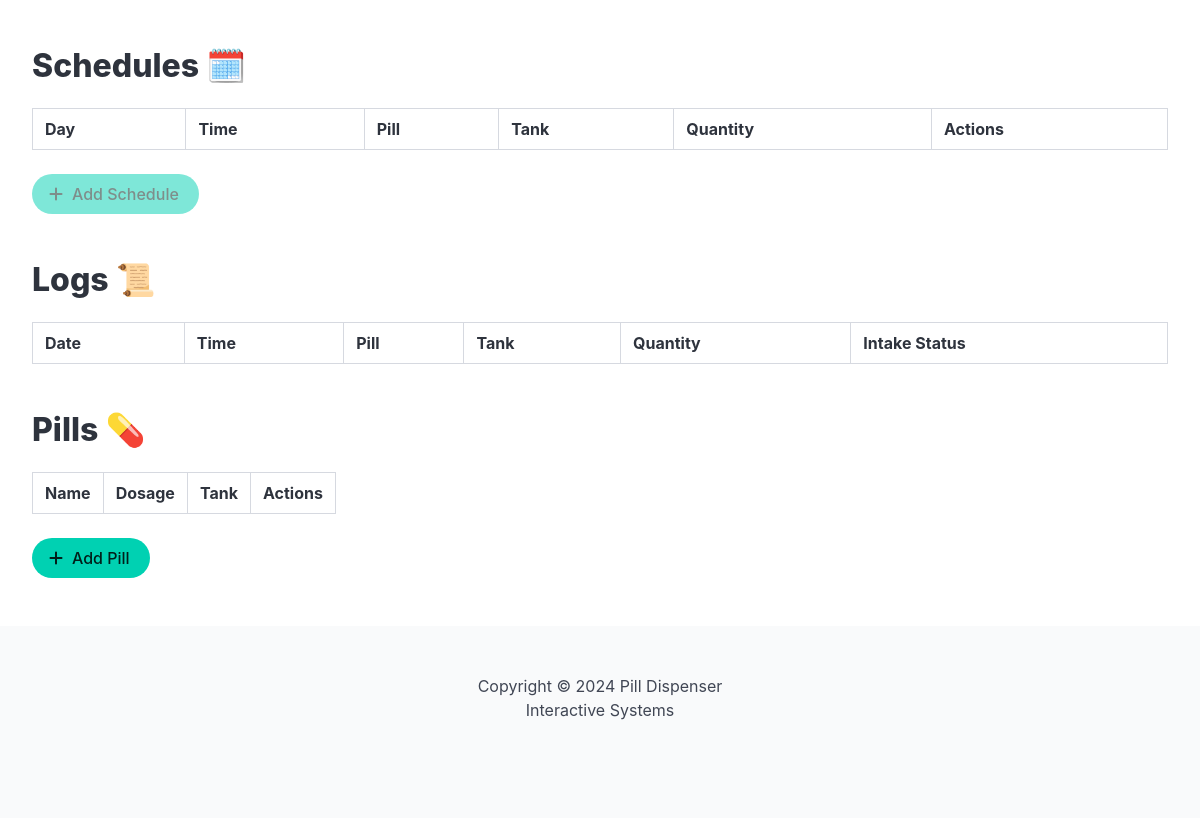
The app's page /index.html, older data.
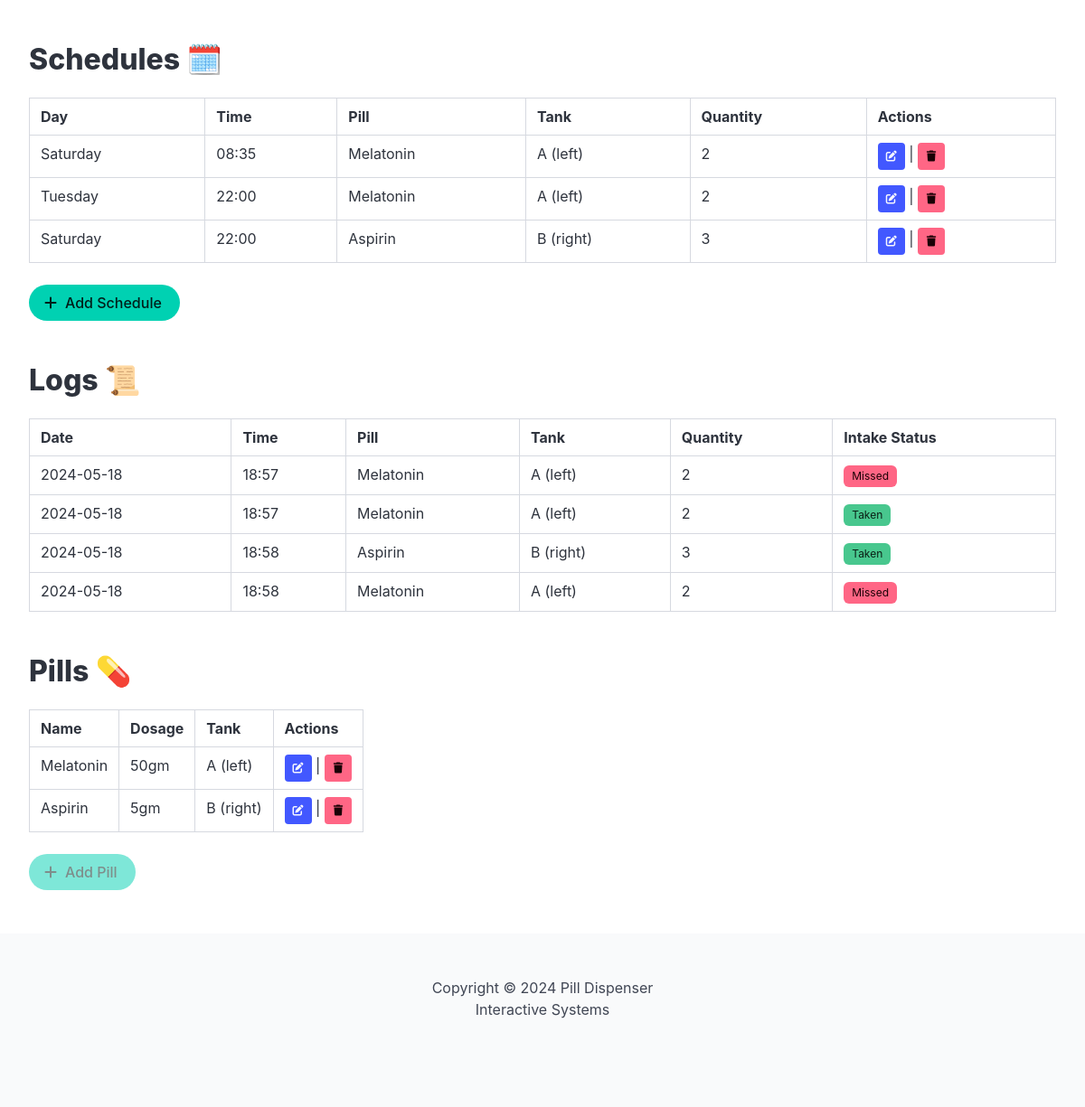
The same page, newer data.
### app.py (models this page shows)
class Schedule(db.Model):
    id = db.Column(db.Integer, primary_key=True)
    day = db.Column(db.String(10), nullable=False)
    time = db.Column(db.String(5), nullable=False)
    quantity = db.Column(db.Integer, nullable=False, default=1)
    pill_id = db.Column(db.Integer, db.ForeignKey('pill.id'), nullable=False)
    logs = db.relationship('Log', backref='schedule', lazy=True)

class Pill(db.Model):
    id = db.Column(db.Integer, primary_key=True)
    name = db.Column(db.String(100), nullable=False)
    dosage = db.Column(db.String(20), nullable=False)
    tank = db.Column(db.String(1), nullable=False, default='a')
    schedules = db.relationship('Schedule', backref='pill', lazy=True)

class Log(db.Model):
    id = db.Column(db.Integer, primary_key=True)
    intake_status = db.Column(db.String(6), nullable=False)
    date_time = db.Column(db.DateTime, default=datetime.utcnow)
    schedule_id = db.Column(db.Integer, db.ForeignKey('schedule.id'), nullable=False)

### app.py (the view)
@app.route('/')
@app.route('/index.html')
def index():
    schedules = Schedule.query.all()
    pills = Pill.query.all()
    logs = Log.query.all()
    disable_add_schedule = False
    are_two_pills = False
    if len(pills) == 2:
        are_two_pills = True
    if len(pills) == 0:
        disable_add_schedule = True
    return render_template('index.html', schedules=schedules, pills=pills, logs=logs, disable_add_schedule=disable_add_schedule, are_two_pills=are_two_pills)

### templates/index.html (shortened to what this page needs)
{% extends 'base.html' %}
{% block body %}
<section class="mt-6">
    <h1 class="title">Schedules 🗓️</h1>
    <table class="table is-hoverable is-fullwidth is-bordered">
        <thead>
            <tr>
                <th>Day</th>
                <th>Time</th>
                <th>Pill</th>
                <th>Tank</th>
                <th>Quantity</th>
                <th>Actions</th>
            </tr>
        </thead>
        <tbody>
            {% for schedule in schedules %}
            <tr>
                <td>{{ schedule.day }}</td>
                <td>{{ schedule.time }}</td>
                <td>{{ schedule.pill.name }}</td>
                <td>{{ 'A (left)' if schedule.pill.tank == 'a' else 'B (right)' }}</td>
                <td>{{ schedule.quantity }}</td>
                <td>
                    <a href="/edit_schedule/{{ schedule.id }}" class="button is-small is-link">
                        <span class="icon">
                            <i class="fa-solid fa-pen-to-square"></i>
                        </span>
                    </a> |
                    <form action="/delete_schedule/{{ schedule.id }}" method="POST" style="display: inline;">
                        <button type="submit" class="button is-small is-danger">
                            <span class="icon">
                                <i class="fa-solid fa-trash"></i>
                            </span>
                        </button>
                    </form>
                </td>
            </tr>
            {% endfor %}
        </tbody>
    </table>
    {% if disable_add_schedule %}
        <a href="/add_schedule" class="button is-primary is-rounded" disabled>
            <span class="icon">
                <i class="fa-solid fa-plus"></i>
            </span>
            <span>
                Add Schedule
            </span>
        </a>
    {% else %}
        <a href="/add_schedule" class="button is-primary is-rounded">
            <span class="icon">
                <i class="fa-solid fa-plus"></i>
            </span>
            <span>
                Add Schedule
            </span>
        </a>
    {% endif %}
</section>
<section class="mt-6">
    <h1 class="title">Logs 📜</h1>
    <table class="table is-hoverable is-fullwidth is-bordered">
        <thead>
            <tr>
                <th>Date</th>
                <th>Time</th>
                <th>Pill</th>
                <th>Tank</th>
                <th>Quantity</th>
                <th>Intake Status</th>
            </tr>
        </thead>
        <tbody>
            {% for log in logs %}
            <tr>
                <td>{{ log.date_time.strftime('%Y-%m-%d') }}</td>
                <td>{{ log.date_time.strftime('%H:%M') }}</td>
                <td>{{ log.schedule.pill.name }}</td>
                <td>{{ 'A (left)' if log.schedule.pill.tank == 'a' else 'B (right)' }}</td>
                <td>{{ log.schedule.quantity }}</td>
                <td>
                    <span class="tag {{ 'is-success' if log.intake_status == 'taken' else 'is-danger' }}">
                        {{ 'Taken' if log.intake_status == 'taken' else 'Missed' }}
                    </span>
                </td>
            </tr>
            {% endfor %}
        </tbody>
    </table>
</section>
<section class="mt-6">
    <h1 class="title">Pills 💊</h1>
    <table  class="table is-hoverable is-bordered">
        <thead>
            <tr>
                <th>Name</th>
                <th>Dosage</th>
                <th>Tank</th>
                <th>Actions</th>
            </tr>
        </thead>
        <tbody>
            {% for pill in pills %}
            <tr>
                <td>{{ pill.name }}</td>
                <td>{{ pill.dosage }}</td>
                <td>{{ 'A (left)' if pill.tank == 'a' else 'B (right)' }}</td>
                <td>
                    <a href="/edit_pill/{{ pill.id }}" class="button is-small is-link">
                        <span class="icon">
                            <i class="fa-solid fa-pen-to-square"></i>
                        </span>
                    </a> |
                    <form action="/delete_pill/{{ pill.id }}" method="POST" style="display: inline;">
                        <button type="submit" class="button is-small is-danger">
                            <span class="icon">
                                <i class="fa-solid fa-trash"></i>
                            </span>
                        </button>
                    </form>
                </td>
            </tr>
            {% endfor %}
        </tbody>
    </table>
    {% if are_two_pills %}
        <a href="/add_pill" class="button is-primary is-rounded" disabled>
            <span class="icon">
                <i class="fa-solid fa-plus"></i>
            </span>
            <span>
                Add Pill
            </span>
        </a>
    {% else %}
        <a href="/add_pill" class="button is-primary is-rounded">
            <span class="icon">
                <i class="fa-solid fa-plus"></i>
            </span>
            <span>
                Add Pill
            </span>
        </a>
    {% endif %}
</section>
{% endblock %}

### templates/base.html (shortened to what this page needs)
<!DOCTYPE html>
<html data-theme="light">
<head>
	<link rel="stylesheet" href="{{ url_for('static', filename='css/main.css') }}">
	<link
		rel="stylesheet"
		href="https://cdn.jsdelivr.net/npm/bulma@1.0.0/css/bulma.min.css"
	>
</head>
<body>
<main id="container" class="container is-fluid">
  {% block body %}
  {% endblock %}
</main>
<footer class="footer mt-6">
	<div class="content has-text-centered">
		<p>
			Copyright © 2024 Pill Dispenser
			<br>
			Interactive Systems
		</p>
	</div>
</footer>
</body>
</html>

### static/css/main.css (style rules this page uses)
* { -webkit-box-sizing: border-box; -moz-box-sizing: border-box; box-sizing: border-box; }

Row changes from the older to the newer data that the page shows:
added Schedule: day "Saturday", time "08:35", pill.name "Melatonin", quantity "2"
added Pill: tank "A (left)", name "Melatonin", dosage "50gm"
added Schedule: day "Tuesday", time "22:00", pill.name "Melatonin", quantity "2"
added Schedule: day "Saturday", time "22:00", pill.name "Aspirin", quantity "3"
added Pill: tank "B (right)", name "Aspirin", dosage "5gm"
added Log: date_time "2024-05-18", date_time "18:57", schedule.pill.name "Melatonin", schedule.quantity "2", intake_status "Missed"
added Log: date_time "2024-05-18", date_time "18:57", schedule.pill.name "Melatonin", schedule.quantity "2", intake_status "Taken"
added Log: date_time "2024-05-18", date_time "18:58", schedule.pill.name "Aspirin", schedule.quantity "3", intake_status "Taken"
added Log: date_time "2024-05-18", date_time "18:58", schedule.pill.name "Melatonin", schedule.quantity "2", intake_status "Missed"
